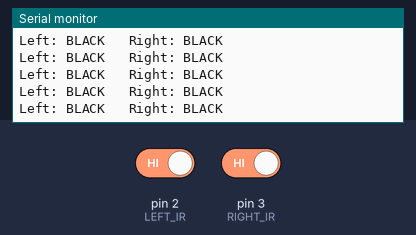
Simulated run of this sketch. Board: Arduino Uno, built with avr-gcc and run on an emulated ATmega328P. Parts: the last lines printed to the serial monitor. The inputs (shaded band) are chosen by the test bench; at power-on: pin 2 (LEFT_IR) HIGH, pin 3 (RIGHT_IR) HIGH.

Above: at 1.2 s.
1.3 s: pin 2 (LEFT_IR) driven LOW
At 1.57 s:
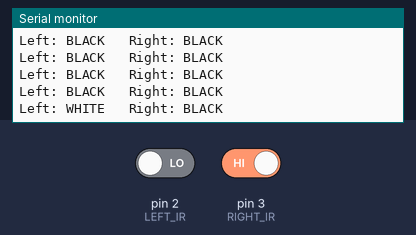
3.3 s: pin 3 (RIGHT_IR) driven LOW
At 3.57 s:
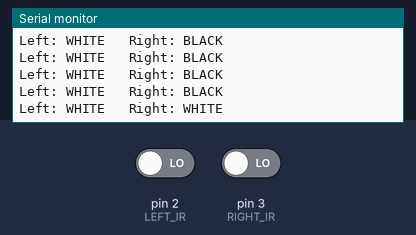
5.3 s: pin 2 (LEFT_IR) driven HIGH
At 5.57 s:
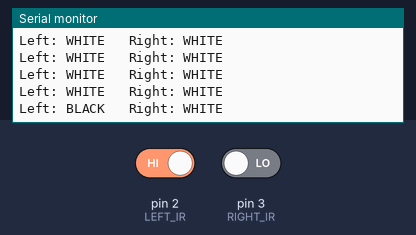

The sketch:

ir_sensor_test.ino
```cpp
// Robotics 101, Lesson 9: read both IR sensors
// Prints what each sensor sees on the Serial Monitor (9600 baud).
// Wiring: left IR OUT -> D2, right IR OUT -> D3, both VCC -> 5V, both GND -> GND.

const int LEFT_IR = 2;
const int RIGHT_IR = 3;

// Many IR modules output HIGH over black and LOW over white, but some are the
// other way round. Hold each sensor over your black tape: if the Serial Monitor
// says WHITE, change this to LOW.
const int ON_LINE = HIGH;

void setup() {
  pinMode(LEFT_IR, INPUT);
  pinMode(RIGHT_IR, INPUT);
  Serial.begin(9600);
  Serial.println("IR sensor test. Move the robot over the line.");
}

void loop() {
  int left = digitalRead(LEFT_IR);
  int right = digitalRead(RIGHT_IR);

  Serial.print("Left: ");
  Serial.print(left == ON_LINE ? "BLACK" : "WHITE");
  Serial.print("   Right: ");
  Serial.println(right == ON_LINE ? "BLACK" : "WHITE");

  delay(200);  // slow enough to read
}
```

Measured:
- after the input at 1.3 s, the serial monitor: prints a new line after 0.11 s (image 1)
- after the input at 3.3 s, the serial monitor: prints a new line after 0.11 s (image 2)
- after the input at 5.3 s, the serial monitor: prints a new line after 0.12 s (image 3)
